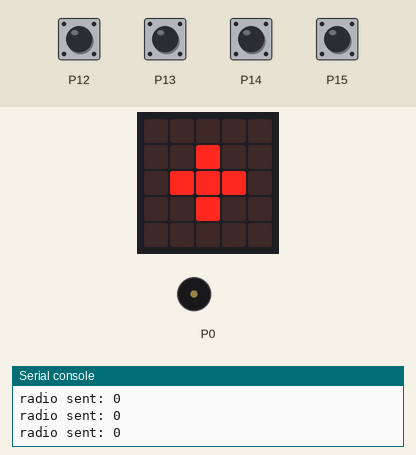
The program below on a simulated BBC micro:bit (MakeCode). On the bench: the board's 5×5 LED display, buzzer (waves = sounding), the last lines printed to the serial console. Inputs (shaded band) come from the test bench; at power-on: P12–15 HIGH. No radio messages arrive unless stated (any console line starting 'radio sent:' is added by the test bench); the 48×5 strip is a reading aid, not a part: it shows the text the display is scrolling, unrolled, one strip-width of it at a time.

Above: at 4.9 s.
5.0 s: P12 pulled LOW for 0.5 s
At 5.61 s:
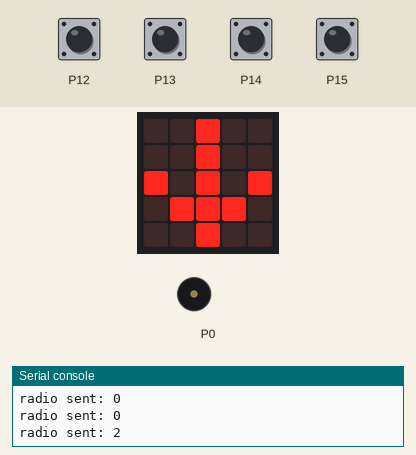
7.5 s: P13 pulled LOW for 0.5 s
At 7.98 s:
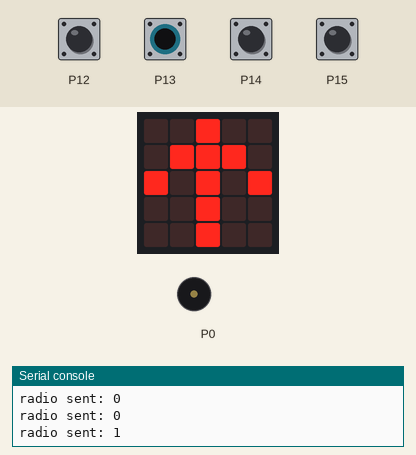
9.6 s: P14 pulled LOW for 0.5 s
At 10.08 s:
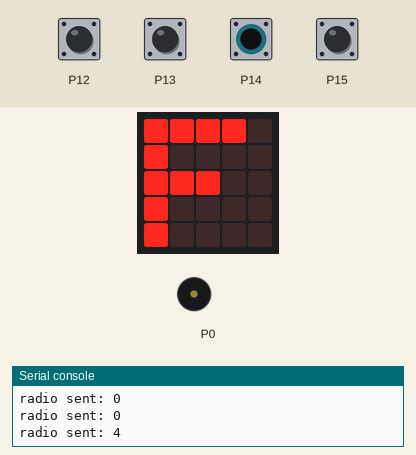
11.7 s: P15 pulled LOW for 0.5 s
At 12.19 s:
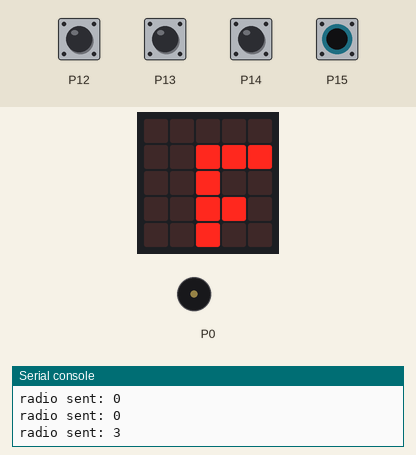
Timing chart, 0 to 14.7 s (numbered marks = the images above; inputs shaded):
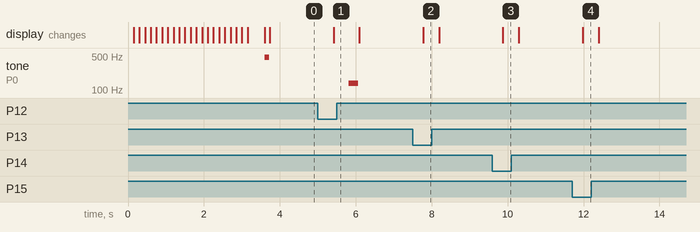

Measured:
- after the input at 5.0 s, tone on P0: silent → 139 Hz after 0.81 s, → silent 0.25 s later; the display: changes after 0.41 s (image 1)
- after the input at 7.5 s, the display: changes after 0.27 s (image 2)
- after the input at 9.6 s, the display: changes after 0.28 s (image 3)
- after the input at 11.7 s, the display: changes after 0.28 s (image 4)

The program:

main.ts
```typescript
joystickbit.initJoystickBit()
radio.setGroup(1)
basic.showString("R-1")
music.play(music.tonePlayable(466, music.beat(BeatFraction.Quarter)), music.PlaybackMode.UntilDone)
basic.forever(function () {
    basic.clearScreen()
    if (joystickbit.getButton(joystickbit.JoystickBitPin.P13)) {
        radio.sendNumber(1)
        basic.showLeds(`
            . . # . .
            . # # # .
            # . # . #
            . . # . .
            . . # . .
            `)
    } else if (joystickbit.getButton(joystickbit.JoystickBitPin.P12)) {
        radio.sendNumber(2)
        basic.showLeds(`
            . . # . .
            . . # . .
            # . # . #
            . # # # .
            . . # . .
            `)
        music.play(music.tonePlayable(139, music.beat(BeatFraction.Half)), music.PlaybackMode.UntilDone)
    } else if (joystickbit.getButton(joystickbit.JoystickBitPin.P15)) {
        radio.sendNumber(3)
        basic.showLeds(`
            . . . . .
            . . # # #
            . . # . .
            . . # # .
            . . # . .
            `)
    } else if (joystickbit.getButton(joystickbit.JoystickBitPin.P14)) {
        radio.sendNumber(4)
        basic.showLeds(`
            # # # # .
            # . . . .
            # # # . .
            # . . . .
            # . . . .
            `)
    } else {
        radio.sendNumber(0)
        basic.showLeds(`
            . . . . .
            . . # . .
            . # # # .
            . . # . .
            . . . . .
            `)
    }
})
```

test.ts
```typescript
// οι δοκιμές πηγαίνουν εδώ, δεν θα γίνει εκτέλεση όταν αυτό το πακέτο χρησιμοποιηθεί ως επέκταση.
```
